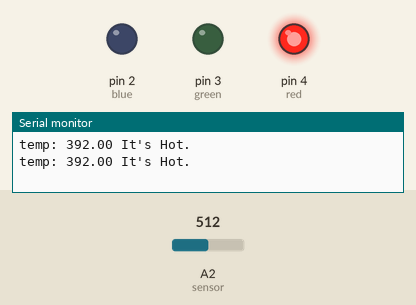
Bench run of a sketch on a simulated Arduino Uno, built with avr-gcc and run on an emulated ATmega328P. Parts: output pins drawn as LEDs (lit = HIGH), the last lines printed to the serial monitor. The test bench sets the inputs (shaded band); at power-on: A2 (sensor) = 512.

Above: at 1.8 s.
1.9 s: A2 (sensor) set to 357
3.4 s: A2 (sensor) set to 334
At 5.2 s:
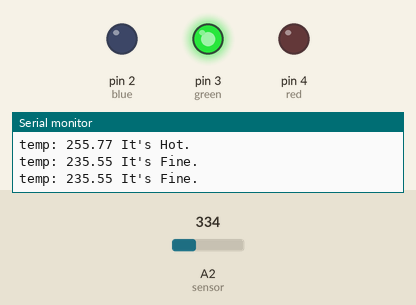
5.5 s: A2 (sensor) set to 306
At 6.8 s:
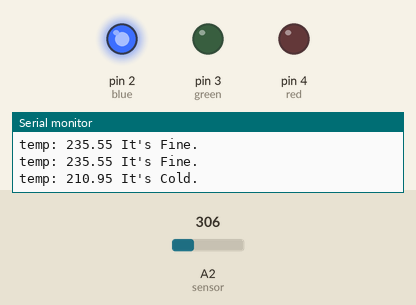
7.5 s: A2 (sensor) set to 511
At 8.4 s:
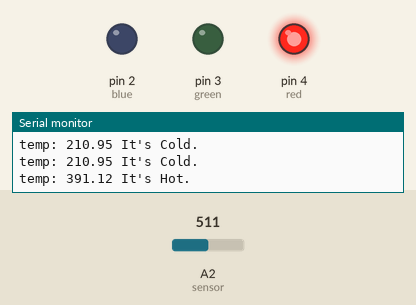
9.5 s: A2 (sensor) set to 122
At 11.2 s:
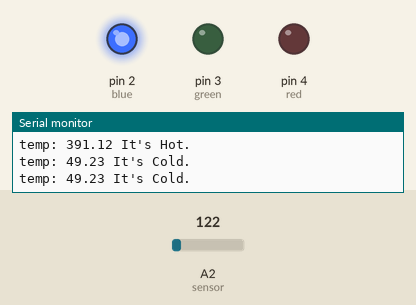
Timing chart, 0 to 12.5 s (numbered marks = the images above; inputs shaded):
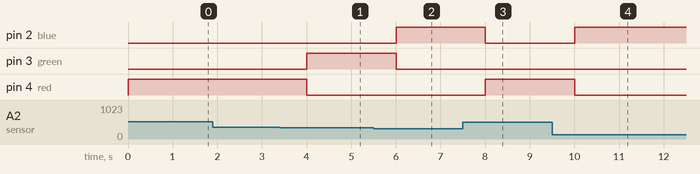

Measured:
- the behaviour switches between 351 and 350 on A2 (sensor) (found by bisection; images 0 and 1)
- after the input at 3.4 s, pin 3 (green): LOW → HIGH after 0.60 s; pin 4 (red): HIGH → LOW after 0.60 s
- after the input at 5.5 s, pin 2 (blue): LOW → HIGH after 0.51 s; pin 3 (green): HIGH → LOW after 0.51 s
- after the input at 7.5 s, pin 2 (blue): HIGH → LOW after 0.51 s; pin 4 (red): LOW → HIGH after 0.51 s
- after the input at 9.5 s, pin 2 (blue): LOW → HIGH after 0.51 s; pin 4 (red): HIGH → LOW after 0.51 s

The sketch:

uploadsketch_oct16b.ino
```cpp
const int hot = 250; //set hot parameter
const int cold = 230; //set cold parameter
void setup() {
pinMode(A2, INPUT); //sensor
pinMode(2, OUTPUT); //blue
pinMode(3, OUTPUT); //green
pinMode(4, OUTPUT); //red
Serial.begin(9600);
}
void loop() {
int sensor = analogRead(A2);
float voltage = (sensor / 1024.0) * 5.0;
float tempC = (voltage - .5) * 100;
float tempF = (tempC * 1.8) + 32;
Serial.print("temp: ");
Serial.print(tempF);
if (tempF < cold) { //cold
digitalWrite(2, HIGH);
digitalWrite(3, LOW);
digitalWrite(4, LOW);
Serial.println(" It's Cold.");
}
else if (tempF >= hot) { //hot
digitalWrite(2, LOW);
digitalWrite(3, LOW);
digitalWrite(4, HIGH);
Serial.println(" It's Hot.");
}
else { //fine
digitalWrite(2, LOW);
digitalWrite(3, HIGH);
digitalWrite(4, LOW);
Serial.println(" It's Fine.");
}
delay(1000);
}
```
